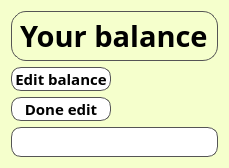
            <widget class="QWidget" name="Account_inform_3">
             <property name="styleSheet">
              <string notr="true">background-color:#f5ffcc;
border-radius:15px;
</string>
             </property>
             <layout class="QVBoxLayout" name="verticalLayout_7">
              <item>
               <widget class="QLabel" name="label">
                <property name="minimumSize">
                 <size>
                  <width>0</width>
                  <height>50</height>
                 </size>
                </property>
                <property name="maximumSize">
                 <size>
                  <width>16777215</width>
                  <height>50</height>
                 </size>
                </property>
                <property name="font">
                 <font>
                  <family>Segoe UI Black</family>
                  <pointsize>22</pointsize>
                  <weight>75</weight>
                  <bold>true</bold>
                 </font>
                </property>
                <property name="styleSheet">
                 <string notr="true">border: 1px solid #555555;</string>
                </property>
                <property name="text">
                 <string>Your balance</string>
                </property>
               </widget>
              </item>
              <item>
               <widget class="QPushButton" name="edit_balance">
                <property name="maximumSize">
                 <size>
                  <width>100</width>
                  <height>30</height>
                 </size>
                </property>
                <property name="font">
                 <font>
                  <family>Segoe UI Black</family>
                  <pointsize>11</pointsize>
                  <weight>75</weight>
                  <bold>true</bold>
                 </font>
                </property>
                <property name="styleSheet">
                 <string notr="true">Background-color:white;
border-radius:10px;
border: 1px solid #555555;</string>
                </property>
                <property name="text">
                 <string>Edit balance</string>
                </property>
               </widget>
              </item>
              <item>
               <widget class="QPushButton" name="done_edit">
                <property name="maximumSize">
                 <size>
                  <width>100</width>
                  <height>30</height>
                 </size>
                </property>
                <property name="font">
                 <font>
                  <family>Segoe UI Black</family>
                  <pointsize>11</pointsize>
                  <weight>75</weight>
                  <bold>true</bold>
                 </font>
                </property>
                <property name="styleSheet">
                 <string notr="true">Background-color:white;
border-radius:10px;
border: 1px solid #555555;</string>
                </property>
                <property name="text">
                 <string>Done edit</string>
                </property>
               </widget>
              </item>
              <item>
               <widget class="QLineEdit" name="txt_balance">
                <property name="minimumSize">
                 <size>
                  <width>0</width>
                  <height>30</height>
                 </size>
                </property>
                <property name="maximumSize">
                 <size>
                  <width>300</width>
                  <height>30</height>
                 </size>
                </property>
                <property name="font">
                 <font>
                  <family>Segoe UI Black</family>
                  <pointsize>12</pointsize>
                  <weight>75</weight>
                  <bold>true</bold>
                 </font>
                </property>
                <property name="styleSheet">
                 <string notr="true">Background-color:white;
border-radius:10px;
border: 1px solid #555555;</string>
                </property>
                <property name="readOnly">
                 <bool>true</bool>
                </property>
               </widget>
              </item>
             </layout>
            </widget>
